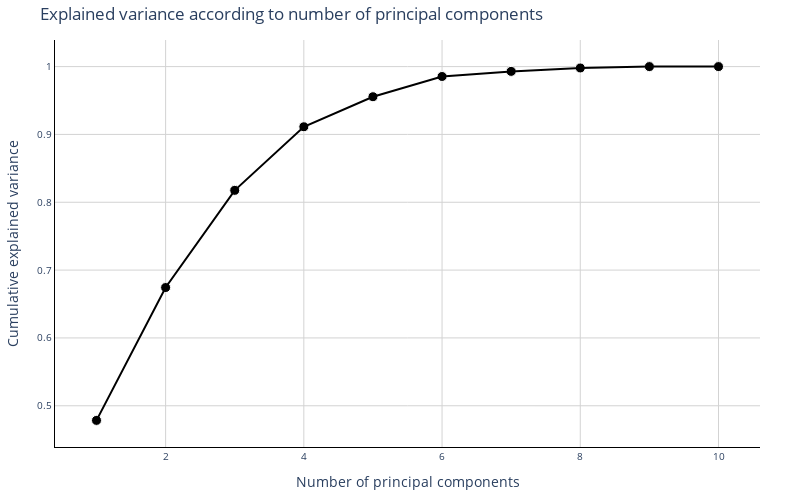

Notebook code for this chart:
### Markdown cell above
In the DataFrame above, the `n_pc` column labels the different principal components (PC), starting by that explaining the most variance, then the second one, then the third, and so on. By looking at the `expvar` column, the first PC explaines 48% of the variance, the second 20%, the third 14%, and each successive PC explains less variance, up to a point in which adding a ninth PC does not make any difference. We can also take a look at `cumexpvar` to see the cumulative explained variance given a specific number of PCs. To see it graphically, let's use the function we defined earlier to plot dot and line figures.

### Code cell
#plot the figure
x_col = 'n_pc' 
y_col = 'cumexpvar' 
x_title = 'Number of principal components'
y_title = 'Cumulative explained variance'
title = 'Explained variance according to number of principal components'

hover_text = [f'{x_title}: {x_value:.2f}<br>{y_title}: {y_value:.2f}'
              for x_value, y_value in zip(n_pc_df[x_col], n_pc_df[y_col])]

plot_line_and_scatter(n_pc_df, x_col, y_col, x_title, y_title, hover_text, title)

### Figure 1 — Plotly figure (JSON) as saved in the notebook; plotly's stock layout.template omitted (floating-point values rounded to 4 significant figures)
{"data": [{"hoverinfo": "text", "marker": {"color": "black", "line": {"color": "white", "width": 1}, "size": 10}, "mode": "markers", "showlegend": false, "text": ["Number of principal components: 1.00<br>Cumulative explained variance: 0.48", "Number of principal components: 2.00<br>Cumulative explained variance: 0.67", "Number of principal components: 3.00<br>Cumulative explained variance: 0.82", "Number of principal components: 4.00<br>Cumulative explained variance: 0.91", "Number of principal components: 5.00<br>Cumulative explained variance: 0.96", "Number of principal components: 6.00<br>Cumulative explained variance: 0.99", "Number of principal components: 7.00<br>Cumulative explained variance: 0.99", "Number of principal components: 8.00<br>Cumulative explained variance: 1.00", "Number of principal components: 9.00<br>Cumulative explained variance: 1.00", "Number of principal components: 10.00<br>Cumulative explained variance: 1.00"], "type": "scatter", "x": [1, 2, 3, 4, 5, 6, 7, 8, 9, 10], "y": [0.4784, 0.6743, 0.8176, 0.9113, 0.9556, 0.9854, 0.9929, 0.998, 1, 1]}, {"hoverinfo": "none", "line": {"color": "black"}, "mode": "lines", "name": "Line plot", "showlegend": false, "type": "scatter", "x": [1, 2, 3, 4, 5, 6, 7, 8, 9, 10], "y": [0.4784, 0.6743, 0.8176, 0.9113, 0.9556, 0.9854, 0.9929, 0.998, 1, 1]}], "layout": {"font": {"size": 12}, "height": 500, "margin": {"b": 40, "l": 40, "r": 40, "t": 40}, "paper_bgcolor": "white", "plot_bgcolor": "white", "title": {"text": "Explained variance according to number of principal components"}, "width": 800, "xaxis": {"gridcolor": "lightgrey", "linecolor": "black", "tickfont": {"size": 10}, "title": {"text": "Number of principal components"}, "zeroline": true, "zerolinecolor": "lightgrey", "zerolinewidth": 1}, "yaxis": {"gridcolor": "lightgrey", "linecolor": "black", "tickfont": {"size": 10}, "title": {"text": "Cumulative explained variance"}, "zeroline": true, "zerolinecolor": "lightgrey", "zerolinewidth": 1}}}
